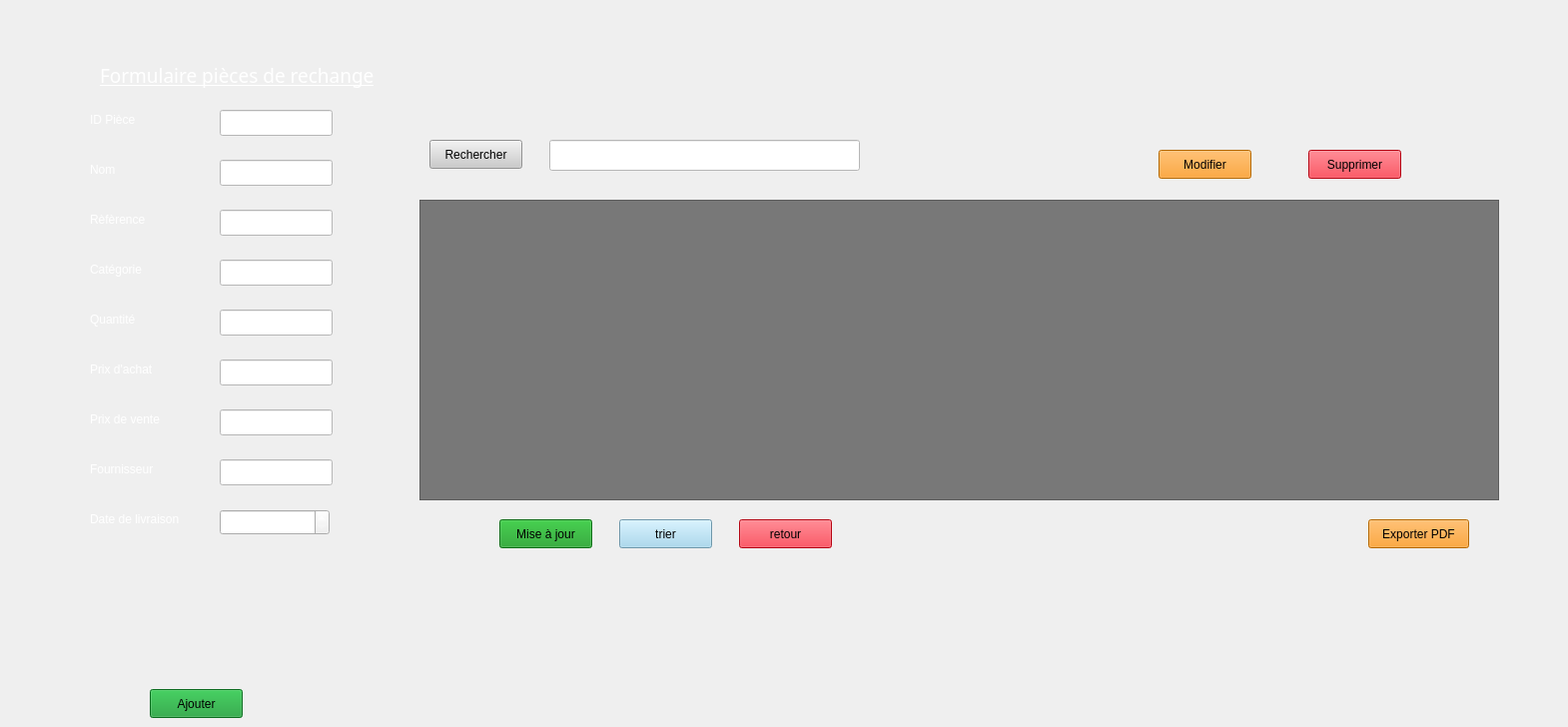
    <widget class="QWidget" name="menu_stock">
     <widget class="QPushButton" name="retour_5">
      <property name="geometry">
       <rect>
        <x>740</x>
        <y>520</y>
        <width>93</width>
        <height>29</height>
       </rect>
      </property>
      <property name="styleSheet">
       <string notr="true">background-color: rgb(253, 7, 27);</string>
      </property>
      <property name="text">
       <string>retour</string>
      </property>
     </widget>
     <widget class="QPushButton" name="btmodifier_stock_3">
      <property name="geometry">
       <rect>
        <x>1160</x>
        <y>150</y>
        <width>93</width>
        <height>29</height>
       </rect>
      </property>
      <property name="styleSheet">
       <string notr="true">background-color: rgb(253, 145, 4);</string>
      </property>
      <property name="text">
       <string>Modifier</string>
      </property>
     </widget>
     <widget class="QPushButton" name="btsupprimer_stock_3">
      <property name="geometry">
       <rect>
        <x>1310</x>
        <y>150</y>
        <width>93</width>
        <height>29</height>
       </rect>
      </property>
      <property name="styleSheet">
       <string notr="true">background-color: rgb(253, 7, 27);</string>
      </property>
      <property name="text">
       <string>Supprimer</string>
      </property>
     </widget>
     <widget class="QLabel" name="label_11">
      <property name="geometry">
       <rect>
        <x>90</x>
        <y>310</y>
        <width>71</width>
        <height>20</height>
       </rect>
      </property>
      <property name="styleSheet">
       <string notr="true">color: rgb(255, 255, 255);</string>
      </property>
      <property name="text">
       <string>Quantité</string>
      </property>
     </widget>
     <widget class="QLineEdit" name="lineEdit_IDstock_3">
      <property name="geometry">
       <rect>
        <x>220</x>
        <y>110</y>
        <width>113</width>
        <height>26</height>
       </rect>
      </property>
      <property name="styleSheet">
       <string notr="true">color: rgb(15, 15, 15);
background-color: rgb(255, 255, 255);</string>
      </property>
     </widget>
     <widget class="QLabel" name="label_13">
      <property name="geometry">
       <rect>
        <x>90</x>
        <y>460</y>
        <width>101</width>
        <height>20</height>
       </rect>
      </property>
      <property name="styleSheet">
       <string notr="true">color: rgb(255, 255, 255);</string>
      </property>
      <property name="text">
       <string>Fournisseur</string>
      </property>
     </widget>
     <widget class="QLineEdit" name="lineEdit_quantite_3">
      <property name="geometry">
       <rect>
        <x>220</x>
        <y>310</y>
        <width>113</width>
        <height>26</height>
       </rect>
      </property>
      <property name="styleSheet">
       <string notr="true">color: rgb(15, 15, 15);
background-color: rgb(255, 255, 255);</string>
      </property>
     </widget>
     <widget class="QLineEdit" name="lineEdit_categorie_3">
      <property name="geometry">
       <rect>
        <x>220</x>
        <y>260</y>
        <width>113</width>
        <height>26</height>
       </rect>
      </property>
      <property name="styleSheet">
       <string notr="true">color: rgb(15, 15, 15);
background-color: rgb(255, 255, 255);</string>
      </property>
     </widget>
     <widget class="QLineEdit" name="lineEdit_18">
      <property name="geometry">
       <rect>
        <x>220</x>
        <y>410</y>
        <width>113</width>
        <height>26</height>
       </rect>
      </property>
      <property name="styleSheet">
       <string notr="true">color: rgb(15, 15, 15);
background-color: rgb(255, 255, 255);</string>
      </property>
     </widget>
     <widget class="QPushButton" name="pushButton">
      <property name="geometry">
       <rect>
        <x>500</x>
        <y>520</y>
        <width>93</width>
        <height>29</height>
       </rect>
      </property>
      <property name="styleSheet">
       <string notr="true">background-color: rgb(18, 153, 29);</string>
      </property>
      <property name="text">
       <string>Mise à jour</string>
      </property>
     </widget>
     <widget class="QLineEdit" name="lineEdit_7">
      <property name="geometry">
       <rect>
        <x>550</x>
        <y>140</y>
        <width>311</width>
        <height>31</height>
       </rect>
      </property>
      <property name="styleSheet">
       <string notr="true">color: rgb(15, 15, 15);
background-color: rgb(255, 255, 255);</string>
      </property>
     </widget>
     <widget class="QLabel" name="label_16">
      <property name="geometry">
       <rect>
        <x>90</x>
        <y>510</y>
        <width>111</width>
        <height>20</height>
       </rect>
      </property>
      <property name="styleSheet">
       <string notr="true">color: rgb(255, 255, 255);</string>
      </property>
      <property name="text">
       <string>Date de livraison</string>
      </property>
     </widget>
     <widget class="QLineEdit" name="lineEdit_prixachat_3">
      <property name="geometry">
       <rect>
        <x>220</x>
        <y>360</y>
        <width>113</width>
        <height>26</height>
       </rect>
      </property>
      <property name="styleSheet">
       <string notr="true">color: rgb(15, 15, 15);
background-color: rgb(255, 255, 255);</string>
      </property>
     </widget>
     <widget class="QLabel" name="label_14">
      <property name="geometry">
       <rect>
        <x>1440</x>
        <y>50</y>
        <width>121</width>
        <height>111</height>
       </rect>
      </property>
      <property name="text">
       <string/>
      </property>
     </widget>
     <widget class="QPushButton" name="pushButton_10">
      <property name="geometry">
       <rect>
        <x>430</x>
        <y>140</y>
        <width>93</width>
        <height>29</height>
       </rect>
      </property>
      <property name="styleSheet">
       <string notr="true">background-color: rgb(203, 203, 203);</string>
      </property>
      <property name="text">
       <string>Rechercher</string>
      </property>
     </widget>
     <widget class="QLineEdit" name="lineEdit_nomstock_3">
      <property name="geometry">
       <rect>
        <x>220</x>
        <y>160</y>
        <width>113</width>
        <height>26</height>
       </rect>
      </property>
      <property name="styleSheet">
       <string notr="true">color: rgb(15, 15, 15);
background-color: rgb(255, 255, 255);</string>
      </property>
     </widget>
     <widget class="QDateEdit" name="dateEdit_3">
      <property name="geometry">
       <rect>
        <x>220</x>
        <y>510</y>
        <width>110</width>
        <height>26</height>
       </rect>
      </property>
      <property name="styleSheet">
       <string notr="true">color: rgb(255, 255, 255);</string>
      </property>
     </widget>
     <widget class="QLabel" name="label_15">
      <property name="geometry">
       <rect>
        <x>90</x>
        <y>260</y>
        <width>71</width>
        <height>20</height>
       </rect>
      </property>
      <property name="styleSheet">
       <string notr="true">color: rgb(255, 255, 255);</string>
      </property>
      <property name="text">
       <string>Catégorie </string>
      </property>
     </widget>
     <widget class="QLabel" name="label_21">
      <property name="geometry">
       <rect>
        <x>90</x>
        <y>410</y>
        <width>101</width>
        <height>20</height>
       </rect>
      </property>
      <property name="styleSheet">
       <string notr="true">color: rgb(255, 255, 255);</string>
      </property>
      <property name="text">
       <string>Prix de vente</string>
      </property>
     </widget>
     <widget class="QLineEdit" name="lineEdit_19">
      <property name="geometry">
       <rect>
        <x>220</x>
        <y>460</y>
        <width>113</width>
        <height>26</height>
       </rect>
      </property>
      <property name="styleSheet">
       <string notr="true">color: rgb(15, 15, 15);
background-color: rgb(255, 255, 255);</string>
      </property>
     </widget>
     <widget class="QPushButton" name="btajouter_stock_3">
      <property name="geometry">
       <rect>
        <x>150</x>
        <y>690</y>
        <width>93</width>
        <height>29</height>
       </rect>
      </property>
      <property name="styleSheet">
       <string notr="true">background-color: rgb(18, 153, 45);</string>
      </property>
      <property name="text">
       <string>Ajouter</string>
      </property>
     </widget>
     <widget class="QLabel" name="label_17">
      <property name="geometry">
       <rect>
        <x>90</x>
        <y>360</y>
        <width>91</width>
        <height>20</height>
       </rect>
      </property>
      <property name="styleSheet">
       <string notr="true">color: rgb(255, 255, 255);</string>
      </property>
      <property name="text">
       <string>Prix d'achat</string>
      </property>
     </widget>
     <widget class="QLabel" name="label_19">
      <property name="geometry">
       <rect>
        <x>90</x>
        <y>210</y>
        <width>71</width>
        <height>20</height>
       </rect>
      </property>
      <property name="styleSheet">
       <string notr="true">color: rgb(255, 255, 255);</string>
      </property>
      <property name="text">
       <string>Rèfèrence</string>
      </property>
     </widget>
     <widget class="QLabel" name="label_20">
      <property name="geometry">
       <rect>
        <x>90</x>
        <y>160</y>
        <width>71</width>
        <height>20</height>
       </rect>
      </property>
      <property name="styleSheet">
       <string notr="true">color: rgb(255, 255, 255);</string>
      </property>
      <property name="text">
       <string>Nom</string>
      </property>
     </widget>
     <widget class="QPushButton" name="pushButton_8">
      <property name="geometry">
       <rect>
        <x>1370</x>
        <y>520</y>
        <width>101</width>
        <height>29</height>
       </rect>
      </property>
      <property name="styleSheet">
       <string notr="true">background-color: rgb(253, 145, 4);</string>
      </property>
      <property name="text">
       <string>Exporter PDF</string>
      </property>
     </widget>
     <widget class="QTableView" name="tableView_2">
      <property name="geometry">
       <rect>
        <x>420</x>
        <y>200</y>
        <width>1081</width>
        <height>301</height>
       </rect>
      </property>
      <property name="styleSheet">
       <string notr="true">color: rgb(15, 15, 15);
background-color: rgb(120, 120, 120);</string>
      </property>
     </widget>
     <widget class="QLabel" name="label_30">
      <property name="geometry">
       <rect>
        <x>90</x>
        <y>110</y>
        <width>71</width>
        <height>20</height>
       </rect>
      </property>
      <property name="styleSheet">
       <string notr="true">color: rgb(255, 255, 255);</string>
      </property>
      <property name="text">
       <string>ID Pièce</string>
      </property>
     </widget>
     <widget class="QLineEdit" name="lineEdit_referencestock_3">
      <property name="geometry">
       <rect>
        <x>220</x>
        <y>210</y>
        <width>113</width>
        <height>26</height>
       </rect>
      </property>
      <property name="styleSheet">
       <string notr="true">color: rgb(15, 15, 15);
background-color: rgb(255, 255, 255);</string>
      </property>
     </widget>
     <widget class="QPushButton" name="pushButton_16">
      <property name="geometry">
       <rect>
        <x>620</x>
        <y>520</y>
        <width>93</width>
        <height>29</height>
       </rect>
      </property>
      <property name="styleSheet">
       <string notr="true">background-color: rgb(154, 211, 238);</string>
      </property>
      <property name="text">
       <string>trier</string>
      </property>
     </widget>
     <widget class="QLabel" name="label_56">
      <property name="geometry">
       <rect>
        <x>100</x>
        <y>60</y>
        <width>321</width>
        <height>31</height>
       </rect>
      </property>
      <property name="font">
       <font>
        <family>Simple Indust Shaded</family>
        <pointsize>14</pointsize>
        <underline>true</underline>
       </font>
      </property>
      <property name="styleSheet">
       <string notr="true">color: rgb(255, 255, 255);</string>
      </property>
      <property name="text">
       <string>Formulaire pièces de rechange</string>
      </property>
     </widget>
    </widget>
